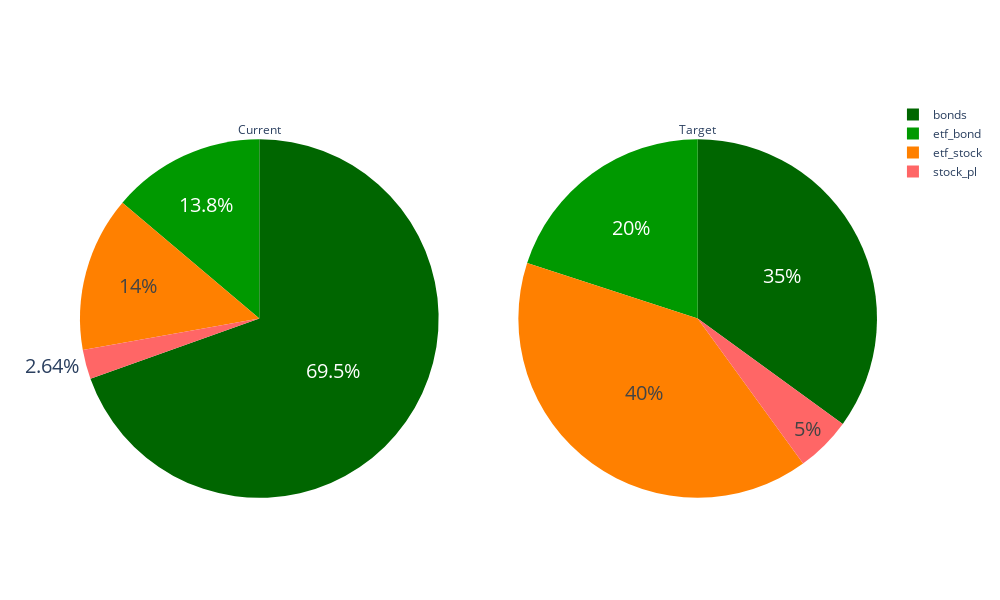

The code cell stored with this chart in its notebook:
### Code cell
# dodać info ile te procenty rebalancingu to jest sztuk danego aktywa po aktualnej cenie (z racji, że kilka aktywów to po średniej ważonej cenie albo po cenie tego z ike)
# może w ogóle dodac kominukat "aby optymalnie dokonać rebalancingu dokup X sztuk tickera XXXX.XX po aktualnej cenie X"

trace1 = go.Pie(
    values=pie_current['current_value'],
    labels=pie_current['asset_type'],
    domain=dict(x=[0, 0.45]),
    name="Current",
    title="Current",
    hoverinfo="label+percent+name",
    sort=False
)
trace2 = go.Pie(
    values=pie_current['target_value'],
    labels=pie_current['asset_type'],
    domain=dict(x=[0.55, 1.0]),
    name="Target",
    title="Target",
    hoverinfo="label+percent+name",
    sort=False
)
layout = go.Layout()
data = [trace1, trace2]
fig = go.Figure(data=data, layout=layout)
fig.update_traces(marker=dict(colors=["#006600", "#009900", "#ff8000", "#ff6666"]), textfont_size=20)
fig.update_layout(
    autosize=False,
    width=1000,
    height=600,
)
fig.show()
print("Portfolio needs rebalancing!")
print("Change the amount of bonds by", pie_current[pie_current['asset_type'] == 'etf_bond']['diff'].reset_index(drop=True)[0])
print("Change the amount of stocks by", pie_current[pie_current['asset_type'] == 'etf_stock']['diff'].reset_index(drop=True)[0])

### Figure 1 — Plotly figure (JSON) as saved in the notebook; plotly's stock layout.template omitted (floating-point values rounded to 4 significant figures)
{"data": [{"domain": {"x": [0, 0.45]}, "hoverinfo": "label+percent+name", "labels": ["bonds", "etf_bond", "etf_stock", "stock_pl"], "marker": {"colors": ["#006600", "#009900", "#ff8000", "#ff6666"]}, "name": "Current", "sort": false, "textfont": {"size": 20}, "title": {"text": "Current"}, "type": "pie", "values": [0.6955, 0.1383, 0.1399, 0.02638]}, {"domain": {"x": [0.55, 1]}, "hoverinfo": "label+percent+name", "labels": ["bonds", "etf_bond", "etf_stock", "stock_pl"], "marker": {"colors": ["#006600", "#009900", "#ff8000", "#ff6666"]}, "name": "Target", "sort": false, "textfont": {"size": 20}, "title": {"text": "Target"}, "type": "pie", "values": [0.35, 0.2, 0.4, 0.05]}], "layout": {"autosize": false, "height": 600, "width": 1000}}
